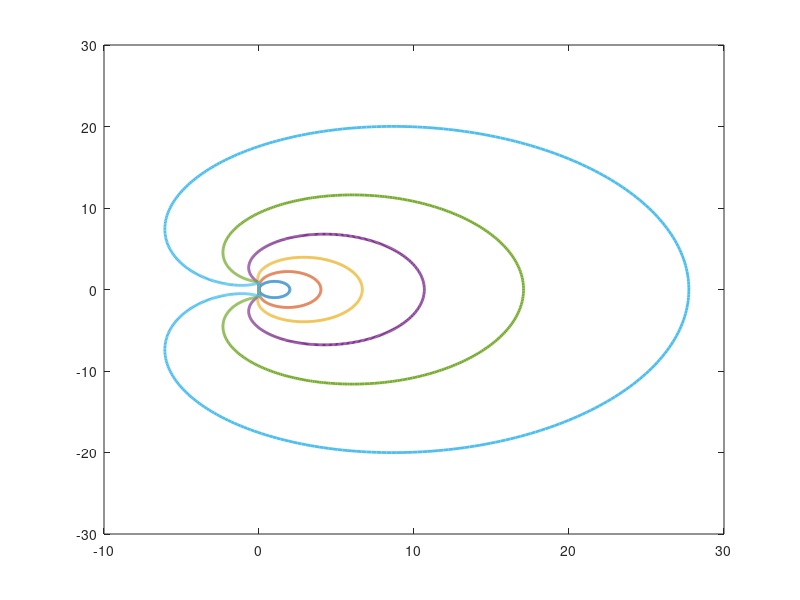

The MATLAB source for this figure: (Note: this script raises an error after producing the figure.)
clc
clear

theta=linspace(0,2*pi,1000);
xi=exp(1i*theta);

%k=1
rho1=-1+xi;
sigma1=xi;
z1=rho1./sigma1;
p1=[1 -1];
abs(roots(p1))

%k=2
rho2=1/3-4/3*xi+xi.^2;
sigma2=2/3*xi.^2;
z2=rho2./sigma2;
p2=[1 -4/3 1/3];
abs(roots(p2))

%k=3
rho3=-2/11+9/11*xi-18/11*xi.^2+xi.^3;
sigma3=6/11*xi.^3;
z3=rho3./sigma3;
p3=[1 -18/11 9/11 -2/11];
abs(roots(p3))

%k=4
rho4=3/25-16/25*xi+36/25*xi.^2-48/25*xi.^3+xi.^4;
sigma4=12/25*xi.^4;
z4=rho4./sigma4;
p4=[1 -48/25 36/25 -16/25 3/25];
r4=roots(p4)
abs(roots(p4))

%k=5
rho5=-12/137+75/137*xi-200/137*xi.^2+300/137*xi.^3-300/137*xi.^4+xi.^5;
sigma5=60/137*xi.^5;
z5=rho5./sigma5;
p5=[1 -300/137 300/137 -200/137 75/137 -12/137];
r5=roots(p5)
abs(r5)

%k=6
rho6=10/147-72/147*xi+225/147*xi.^2-400/147*xi.^3+450/147*xi.^4-360/147*xi.^5+xi.^6;
sigma6=60/147*xi.^6;
z6=rho6./sigma6;
p6=[1 -360/147 450/147 -400/147 225/147 -72/147 10/147];
r6=roots(p6)
abs(r6)

figure(1)
clf
plot(z1,'DisplayName','$k=1$','LineWidth',2)
hold on
plot(z2,'DisplayName','$k=2$','LineWidth',2)
plot(z3,'DisplayName','$k=3$','LineWidth',2)
plot(z4,'DisplayName','$k=4$','LineWidth',2)
plot(z5,'DisplayName','$k=5$','LineWidth',2)
plot(z6,'DisplayName','$k=6$','LineWidth',2)
legend('Interpreter','latex',FontSize=12)
hold off
axis([-11 31 -21 21])

%axis([-10 10 -10 10])
axis square
xlabel('Re$(h\lambda)$','FontSize',16,'Interpreter','latex')
ylabel('Im$(h\lambda)$','FontSize',16,'Interpreter','latex')
grid on
title('BDF Stability Region','FontSize',16)
